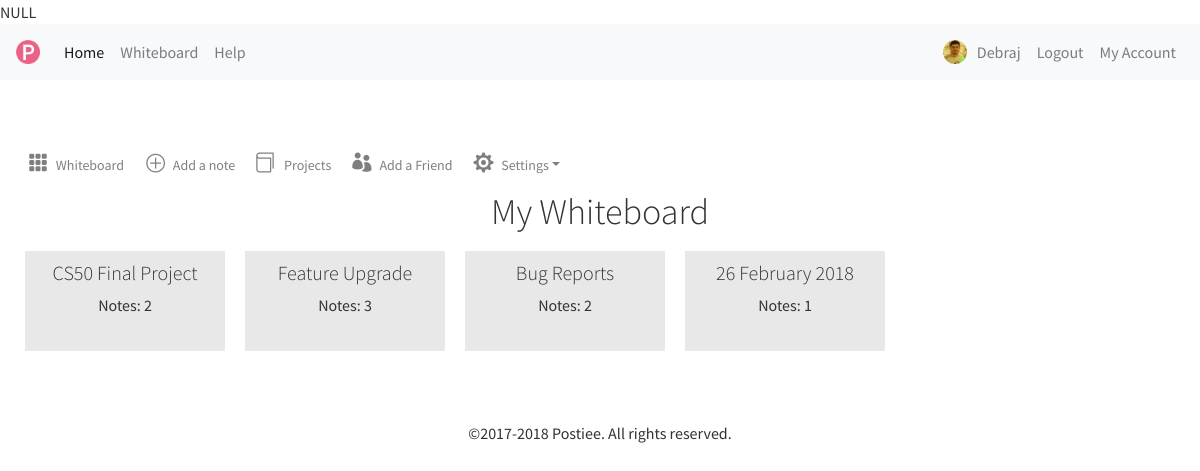
The page /whiteboard.php (signed in) on the database its author committed.
### tables this page shows
CREATE TABLE `users` (
  `id` int(10) UNSIGNED NOT NULL,
  `username` varchar(255) NOT NULL,
  `hash` varchar(255) NOT NULL,
  `firstname` varchar(30) NOT NULL,
  `lastname` varchar(30) NOT NULL,
  `email` varchar(50) NOT NULL,
  `reg_date` timestamp NOT NULL DEFAULT CURRENT_TIMESTAMP ON UPDATE CURRENT_TIMESTAMP,
  `profile_pic` varchar(255) NOT NULL,
  `user_status` int(11) NOT NULL
);

CREATE TABLE `projects` (
  `id` int(10) UNSIGNED NOT NULL,
  `project_name` varchar(30) NOT NULL,
  `archived` int(11) NOT NULL,
  `total_notes` bigint(11) UNSIGNED NOT NULL,
  `last_update` timestamp NOT NULL DEFAULT CURRENT_TIMESTAMP ON UPDATE CURRENT_TIMESTAMP
);

### views/whiteboard.php (the view, shortened to what this page needs)
<?php include("whiteboard_header.php"); ?>
<div class="page-content">
  <?php
    echo "<div class='container-fluid'>";
    echo "<div class='row wb-projects'>";
    foreach($project_data as $project)
    {
      if($project["total_notes"] != 0)
      {
        echo "<div class='wb-project-card'>";
        echo "<a href='whiteboard.php?type=project&ID=" . $project["project_id"] . "' class='wb-project-link'></a>";
        echo "<h3>" . $project["project_name"] . "</h3>";
        echo "<span class='note-count-main'>Notes: ". $project["total_notes"] ."</span>";
        echo "</div>";
      }
    }
    echo "</div>";
    echo "</div>";
  ?>
</div>
<?php include("whiteboard_footer.php"); ?>

### views/header.php (shortened to what this page needs)
<!DOCTYPE html>
<html lang="en">
  <head>
    <link href="css/style.css" rel="stylesheet">
  </head>
  <body>
  <header id="header">
    <nav class="navbar navbar-expand-lg navbar-light bg-light">
      <a class="navbar-brand" href="index.php"><img src="img/logo.png" alt="Postiee" class="img-fluid"></a>
      <div class="collapse navbar-collapse" id="navbarSupportedContent">
        <ul class="navbar-nav mr-auto">
          <li class="nav-item active">
            <a class="nav-link" href="index.php">Home</a>
          </li>
          <li class="nav-item">
            <a class="nav-link" href="whiteboard.php">Whiteboard</a>
          </li>
          <li class="nav-item">
            <a class="nav-link" href="help.php">Help</a>
          </li>
        </ul>
        <ul class="my-2 my-lg-0 navbar-nav navbar-right">
          <?php
          if(empty($_SESSION["id"]))
          {
            echo '<li class="nav-item"><a href="account.php" class="nav-link">Welcome! Guest<span class="sr-only">(current)</span></a></li>';
            echo '<li class="nav-item"><a href="login.php" class="nav-link">Log in <span class="sr-only">(current)</span></a></li>';
            echo '<li class="nav-item"><a href="register.php" class="nav-link">Sign up <span class="r-only">(current)</span></a></li>';
          }
          else
          {
            if(isset($message2))
            {
              echo '<li class="nav-item"><a href="account.php" class="nav-link"><div class="profile-pic"><img src="img/user.png"></div> '. htmlspecialchars($message2) .'<span class="sr-only">(current)</span></a></li>';
            }
            else if(isset($firstname))
            {
              echo '<li class="nav-item"><a href="account.php" class="nav-link"><div class="profile-pic">';
              if(isset($profile_pic) && $profile_pic != "")
              {
                echo '<img src="'. htmlspecialchars($profile_pic) .'" alt="'. htmlspecialchars($firstname) .'">';
              }
              else
              {
                echo htmlspecialchars($profile_pic);
                echo '<img src="img/user.png">';
              }
              echo '</div></span>'. htmlspecialchars($firstname) .'<span class="sr-only">(current)</span></a></li>';
            }
            else
            {
              echo '<li class="nav-item"><a href="account.php" class="nav-link"><div class="profile-pic"><img src="img/user.png"></div>Welcome! guest<span class="sr-only">(current)</span></a></li>';
            }
            echo '<li class="nav-item"><a href="logout.php" class="nav-link">Logout <span class="sr-only">(current)</span></a></li>';
            echo '<li class="nav-item"><a href="account.php" class="nav-link">My Account <span class="sr-only">(current)</span></a></li>';
          }
           ?>
        </ul>
      </div>
    </nav>
  </header>
    <div id="main-wrapper" class="main-wrapper">

### css/style.css (style rules this page uses)
body { font-family: 'Source Sans Pro', sans-serif; font-size: 16px; font-weight: normal; color: #333; background-color: #fff; word-wrap: break-word; }
.navbar-brand img { width: 24px; height: 24px; }
.profile-pic { float: left; position: relative; margin-right: 10px; width: 24px; height: 24px; border-radius: 100%; overflow: hidden; }
.profile-pic img { display: block; width: 24px; height: auto; }
.page-content h3 { font-size: 1.25em; font-weight: 300; text-align: center; }
.wb-projects { text-align: left; }
.wb-project-card { float: left; position: relative; margin: 10px; padding: 10px; width: 200px; height: 100px; background-color: #e8e8e8; overflow: hidden; transition: all ease-in-out 0.3s; }
.wb-project-card h3 { margin-top: 0; }
a.wb-project-link { display: block; position: absolute; left: 0; top: 0; width: 100%; height: 100%; }
.note-count-main { display: block; color: #333; text-align: center; }

### rows shown on the page
users: profile_pic (picture), firstname "Debraj"
projects: project_name "CS50 Final Project", total_notes "2"
projects: project_name "Feature Upgrade", total_notes "3"
projects: project_name "Bug Reports", total_notes "2"
projects: project_name "26 February 2018", total_notes "1"
